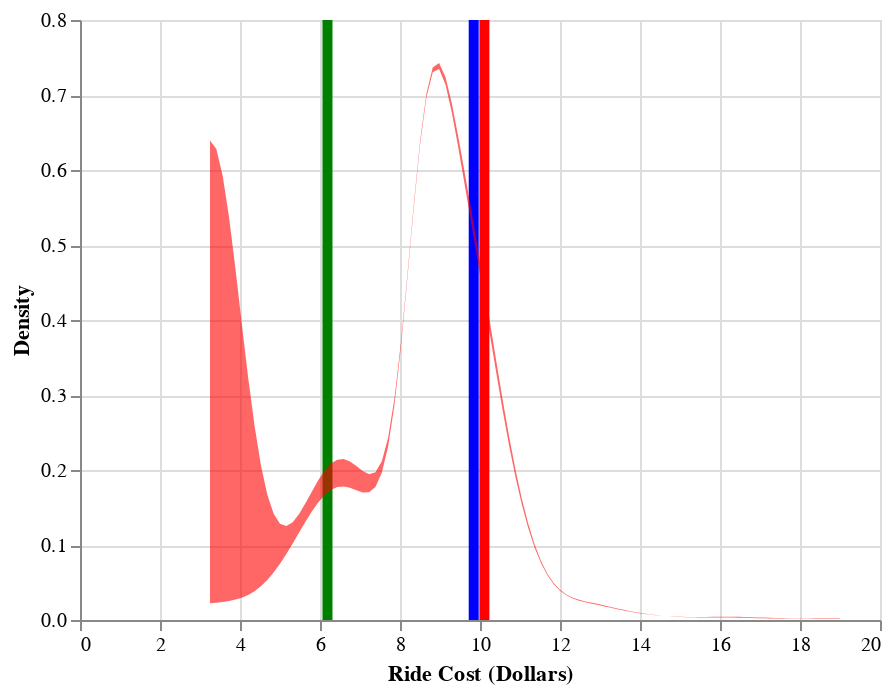

Notebook code for this chart:
### Code cell
show_viz(results)

### Figure 1 — Vega-Lite specification as saved in the notebook (floating-point values rounded to 4 significant figures; data arrays with more than 128 entries replaced by an {"elided": "..."} marker saying what was removed)
{"$schema": "https://vega.github.io/schema/vega-lite/v3.3.0.json", "config": {"mark": {"tooltip": null}, "view": {"height": 300, "width": 400}}, "datasets": {"data-4b9c780245e317891b4620ab42fb0f52": {"elided": "300 records"}, "data-9fc020f7982f28fc4d1433c064695168": [{"hour": 0, "parameter": "Rideshare_regular_price_estimate", "value": 10.11}, {"hour": 1, "parameter": "Rideshare_regular_price_estimate", "value": 9.209}, {"hour": 2, "parameter": "Rideshare_regular_price_estimate", "value": 10.07}, {"hour": 3, "parameter": "Rideshare_regular_price_estimate", "value": 9.437}, {"hour": 4, "parameter": "Rideshare_regular_price_estimate", "value": 9.845}, {"hour": 5, "parameter": "Rideshare_regular_price_estimate", "value": 10.16}, {"hour": 6, "parameter": "Rideshare_regular_price_estimate", "value": 10.2}, {"hour": 7, "parameter": "Rideshare_regular_price_estimate", "value": 10.27}, {"hour": 8, "parameter": "Rideshare_regular_price_estimate", "value": 9.515}, {"hour": 9, "parameter": "Rideshare_regular_price_estimate", "value": 8.772}, {"hour": 10, "parameter": "Rideshare_regular_price_estimate", "value": 9.144}, {"hour": 11, "parameter": "Rideshare_regular_price_estimate", "value": 9.083}, {"hour": 12, "parameter": "Rideshare_regular_price_estimate", "value": 9.294}, {"hour": 13, "parameter": "Rideshare_regular_price_estimate", "value": 9.151}, {"hour": 14, "parameter": "Rideshare_regular_price_estimate", "value": 9.145}, {"hour": 15, "parameter": "Rideshare_regular_price_estimate", "value": 9.273}, {"hour": 16, "parameter": "Rideshare_regular_price_estimate", "value": 9.327}, {"hour": 17, "parameter": "Rideshare_regular_price_estimate", "value": 9.153}, {"hour": 18, "parameter": "Rideshare_regular_price_estimate", "value": 9.214}, {"hour": 19, "parameter": "Rideshare_regular_price_estimate", "value": 9.263}, {"hour": 0, "parameter": "Rideshare_shared_price_estimate", "value": 6.187}, {"hour": 1, "parameter": "Rideshare_shared_price_estimate", "value": 6.29}, {"hour": 2, "parameter": "Rideshare_shared_price_estimate", "value": 6.867}, {"hour": 3, "parameter": "Rideshare_shared_price_estimate", "value": 6.598}, {"hour": 4, "parameter": "Rideshare_shared_price_estimate", "value": 6.44}, {"hour": 5, "parameter": "Rideshare_shared_price_estimate", "value": 6.439}, {"hour": 6, "parameter": "Rideshare_shared_price_estimate", "value": 6.471}, {"hour": 7, "parameter": "Rideshare_shared_price_estimate", "value": 6.538}, {"hour": 8, "parameter": "Rideshare_shared_price_estimate", "value": 6.239}, {"hour": 9, "parameter": "Rideshare_shared_price_estimate", "value": 5.529}, {"hour": 10, "parameter": "Rideshare_shared_price_estimate", "value": 6.08}, {"hour": 11, "parameter": "Rideshare_shared_price_estimate", "value": 6.078}, {"hour": 12, "parameter": "Rideshare_shared_price_estimate", "value": 6.154}, {"hour": 13, "parameter": "Rideshare_shared_price_estimate", "value": 6.121}, {"hour": 14, "parameter": "Rideshare_shared_price_estimate", "value": 6.033}, {"hour": 15, "parameter": "Rideshare_shared_price_estimate", "value": 6.385}, {"hour": 16, "parameter": "Rideshare_shared_price_estimate", "value": 6.309}, {"hour": 17, "parameter": "Rideshare_shared_price_estimate", "value": 6.64}, {"hour": 18, "parameter": "Rideshare_shared_price_estimate", "value": 6.802}, {"hour": 19, "parameter": "Rideshare_shared_price_estimate", "value": 6.859}, {"hour": 0, "parameter": "Taxi_price_estimate", "value": 9.843}, {"hour": 1, "parameter": "Taxi_price_estimate", "value": 9.02}, {"hour": 2, "parameter": "Taxi_price_estimate", "value": 9.523}, {"hour": 3, "parameter": "Taxi_price_estimate", "value": 9.528}, {"hour": 4, "parameter": "Taxi_price_estimate", "value": 10.23}, {"hour": 5, "parameter": "Taxi_price_estimate", "value": 10.84}, {"hour": 6, "parameter": "Taxi_price_estimate", "value": 10.81}, {"hour": 7, "parameter": "Taxi_price_estimate", "value": 11.29}, {"hour": 8, "parameter": "Taxi_price_estimate", "value": 10.24}, {"hour": 9, "parameter": "Taxi_price_estimate", "value": 9.621}, {"hour": 10, "parameter": "Taxi_price_estimate", "value": 9.698}, {"hour": 11, "parameter": "Taxi_price_estimate", "value": 9.55}, {"hour": 12, "parameter": "Taxi_price_estimate", "value": 9.993}, {"hour": 13, "parameter": "Taxi_price_estimate", "value": 9.805}, {"hour": 14, "parameter": "Taxi_price_estimate", "value": 9.84}, {"hour": 15, "parameter": "Taxi_price_estimate", "value": 8.643}, {"hour": 16, "parameter": "Taxi_price_estimate", "value": 8.537}, {"hour": 17, "parameter": "Taxi_price_estimate", "value": 8.909}, {"hour": 18, "parameter": "Taxi_price_estimate", "value": 8.886}, {"hour": 19, "parameter": "Taxi_price_estimate", "value": 8.788}]}, "layer": [{"data": {"name": "data-9fc020f7982f28fc4d1433c064695168"}, "encoding": {"color": {"field": "parameter", "scale": {"domain": ["Rideshare_regular_price_estimate", "Rideshare_shared_price_estimate", "Taxi_price_estimate"], "range": ["red", "green", "blue"]}, "type": "nominal"}, "size": {"value": 5}, "x": {"field": "value", "type": "quantitative"}}, "mark": {"color": "red", "type": "rule"}, "selection": {" ": {"bind": {"input": "range", "max": 9, "min": 0, "step": 1}, "fields": ["hour"], "init": {"hour": 0}, "type": "single"}}, "transform": [{"filter": {"selection": " "}}]}, {"data": {"name": "data-4b9c780245e317891b4620ab42fb0f52"}, "encoding": {"color": {"field": "parameter", "legend": null, "scale": {"domain": ["Rideshare_Dist", "Shared_Rideshare_Dist", "Taxi_Dist"], "range": ["red", "green", "blue"]}, "type": "nominal"}, "opacity": {"condition": {"selection": "Ride Type", "value": 0.6}, "value": 0}, "x": {"field": "x", "title": "Ride Cost (Dollars)", "type": "quantitative"}, "y": {"field": "value", "title": "Density", "type": "quantitative"}}, "mark": {"point": false, "size": 4, "type": "area"}, "selection": {"Ride Type": {"bind": {"input": "select", "options": ["Rideshare_Dist", "Taxi_Dist"]}, "clear": false, "fields": ["parameter"], "init": {"parameter": "Rideshare_Dist"}, "on": "doubleclick", "type": "single"}}}]}
